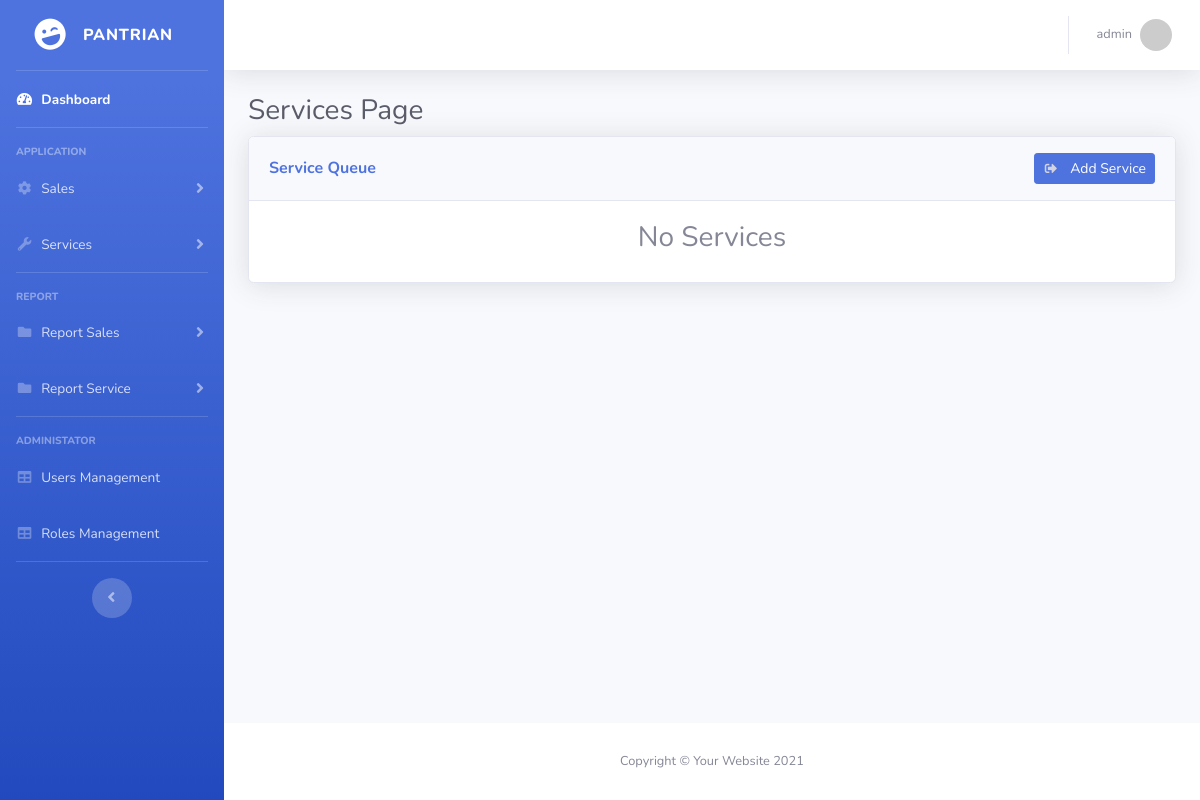
The page /pages/services.php (signed in) on the database as committed earlier.
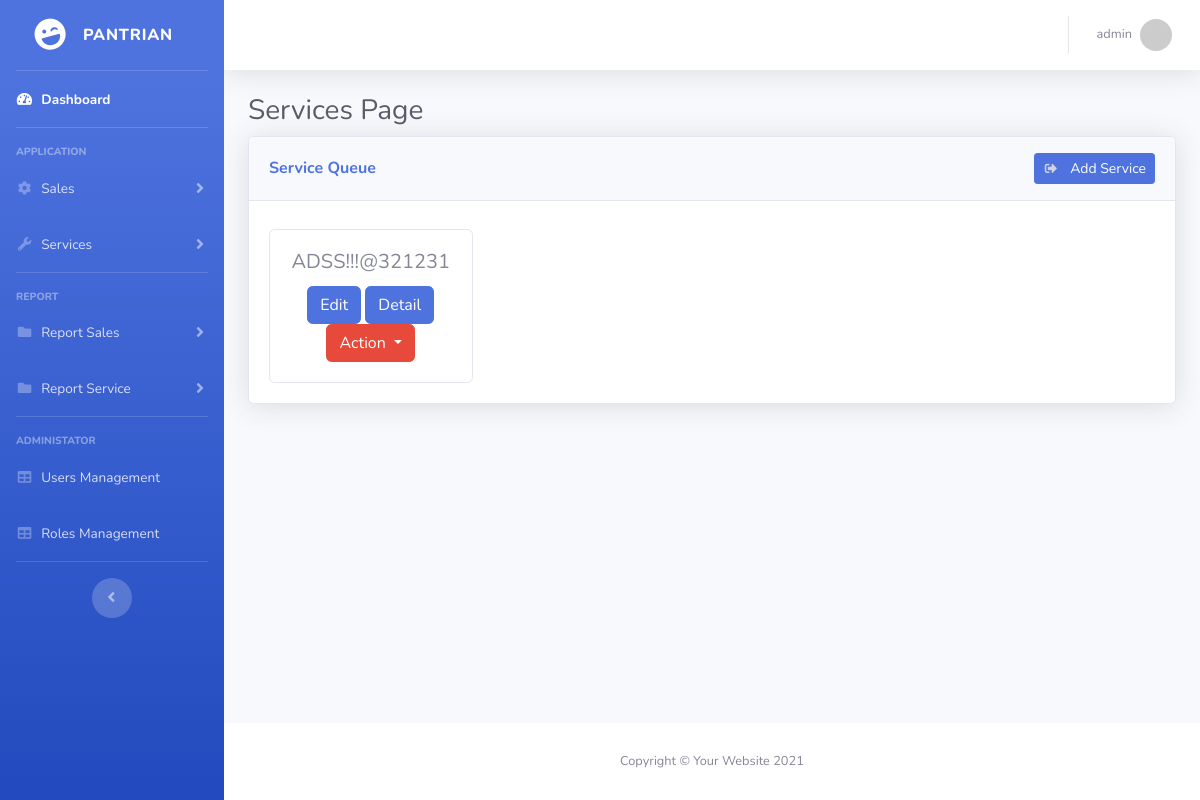
The same page on the database as committed later.
### tables this page shows
CREATE TABLE `services` (
  `id` int(11) NOT NULL,
  `nama` varchar(255) DEFAULT NULL,
  `nomerhp` varchar(20) DEFAULT NULL,
  `montor` text DEFAULT NULL,
  `user_id` int(11) DEFAULT NULL,
  `service_type` int(11) NOT NULL,
  `status` int(11) NOT NULL,
  `deskripsi` text DEFAULT NULL,
  `total` varchar(255) DEFAULT NULL,
  `codeq` text NOT NULL
);

### pages/services.php (the view, shortened to what this page needs)
<?php
    $title = "Services Page";
    require_once("../layout/header.php");
    require_once("../db.php");
    function getServices() {
        global $db;
        $sql = "SELECT * FROM services WHERE status = 0 AND service_type = 1 ORDER BY id DESC";
        $result = $db->query($sql);
        $services = [];
        if ($result->num_rows > 0) {
            while($row = $result->fetch_assoc()) {
                $services[] = $row;
            }
        }
        return $services;
    }
?>
    <div id="wrapper">
        <?php require_once("../layout/sidebar.php"); ?>
        <div id="content-wrapper" class="d-flex flex-column">
            <div id="content">
                <?php  require_once("../layout/topbar.php"); ?>
                <div class="container-fluid">
                    <h1 class="h3 mb-2 text-gray-800"><?= $title ?></h1>
                    <div class="card shadow mb-4">
                        <div class="card-header py-3 d-flex justify-content-between">
                            <h6 class="m-0 my-auto font-weight-bold text-primary ">Service Queue</h6>
                            <button class="btn btn-primary btn-sm" data-toggle="modal" data-target="#addModal">
                                <i class="fas fa-sign-out-alt fa-sm fa-fw mr-2 text-gray-400"></i>
                                Add Service
                            </button>
                        </div>
                        <div class="card-body">
                                <?php
                                    $services = getServices();
                                    if (count($services) == 0) {
                                        echo "<h3 class='text-center'>No Services</h3>";
                                    } else {
                                        echo "<div class='row'>";
                                        foreach ($services as $service) {
                                            echo '
                                            <div class="col-sm-3 mt-2">
                                                <div class="card">
                                                    <div class="card-body">
                                                        <h5 class="card-title text-center">' . $service["codeq"] . '</h5>
                                                        <div class="text-center">
                                                            <button class="btn btn-primary" id="editService"
                                                            data-id="' . $service["id"] . '
                                                            data-codeq="' . $service["codeq"] . '
                                                            data-service_type="' . $service["service_type"] . '
                                                            data-status="' . $service["status"] . '
                                                            data-nama="' . $service["nama"] . '
                                                            data-nomerhp="' . $service["nomerhp"] . '
                                                            data-montor="' . $service["montor"] . '
                                                            data-deskripsi="' . $service["deskripsi"] . '
                                                            data-total="' . $service["total"] . '"
                                                            >Edit</button>
                                                            <button class="btn btn-primary" data-toggle="modal" data-target="#detailModal"
                                                            data-id="' . $service["id"] . '
                                                            data-codeq="' . $service["codeq"] . '
                                                            data-service_type="' . $service["service_type"] . '
                                                            data-status="' . $service["status"] . '
                                                            data-nama="' . $service["nama"] . '
                                                            data-nomerhp="' . $service["nomerhp"] . '
                                                            data-montor="' . $service["montor"] . '
                                                            data-deskripsi="' . $service["deskripsi"] . '
                                                            data-total="' . $service["total"] . '"
                                                            >Detail</button>
                                                            <div class="btn-group">
                                                            <button type="button" class="btn btn-danger dropdown-toggle" data-toggle="dropdown" aria-expanded="false">
                                                                Action
                                                            </button>
                                                            </div>
                                                        </div>
                                                    </div>
                                                </div>
                                            </div>
                                            ';
                                        }
                                        echo "</div>";
                                    }
                                ?>
                        </div>
                    </div>
                </div>
            </div>
            <?php require_once("../layout/bottombar.php"); ?>
        </div>
        </div>
    <?php
        require_once("../layout/footer.php");
    ?>

### layout/header.php (shortened to what this page needs)
<!DOCTYPE html>
<html lang="en">
<head>
    <link href="../assets/vendor/fontawesome-free/css/all.min.css" rel="stylesheet" type="text/css">
    <link href="../assets/css/sb-admin-2.min.css" rel="stylesheet">
    <link href="../assets/vendor/datatables/dataTables.bootstrap4.min.css" rel="stylesheet">
</head>
<body class="bg-gradient-primary" id="page-top">

### layout/sidebar.php (shortened to what this page needs)
<ul class="navbar-nav bg-gradient-primary sidebar sidebar-dark accordion" id="accordionSidebar">
    <a class="sidebar-brand d-flex align-items-center justify-content-center" href="index.html">
        <div class="sidebar-brand-icon rotate-n-15">
            <i class="fas fa-laugh-wink"></i>
        </div>
        <div class="sidebar-brand-text mx-3">Pantrian</div>
    </a>
    <hr class="sidebar-divider my-0">
    <li class="nav-item active">
        <a class="nav-link" href="../pages/dashboard.php">
            <i class="fas fa-fw fa-tachometer-alt"></i>
            <span>Dashboard</span></a>
    </li>
    <hr class="sidebar-divider">
    <div class="sidebar-heading">
        Application
    </div>
    <li class="nav-item">
        <a class="nav-link collapsed" href="#" data-toggle="collapse" data-target="#collapseTwo"
            aria-expanded="true" aria-controls="collapseTwo">
            <i class="fas fa-fw fa-cog"></i>
            <span>Sales</span>
        </a>
    </li>
    <li class="nav-item">
        <a class="nav-link collapsed" href="#" data-toggle="collapse" data-target="#collapseUtilities"
            aria-expanded="true" aria-controls="collapseUtilities">
            <i class="fas fa-fw fa-wrench"></i>
            <span>Services</span>
        </a>
    </li>
    <hr class="sidebar-divider">
    <div class="sidebar-heading">
        Report
    </div>
    <li class="nav-item">
        <a class="nav-link collapsed" href="#" data-toggle="collapse" data-target="#collapseSales"
            aria-expanded="true" aria-controls="collapseSales">
            <i class="fas fa-fw fa-folder"></i>
            <span>Report Sales</span>
        </a>
    </li>
    <li class="nav-item">
        <a class="nav-link collapsed" href="#" data-toggle="collapse" data-target="#collapseService"
            aria-expanded="true" aria-controls="collapseService">
            <i class="fas fa-fw fa-folder"></i>
            <span>Report Service</span>
        </a>
    </li>
    <hr class="sidebar-divider">
    <div class="sidebar-heading">
        Administator
    </div>
    <li class="nav-item">
        <a class="nav-link" href="../pages/users.php">
            <i class="fas fa-fw fa-table"></i>
            <span>Users Management</span></a>
    </li>
    <li class="nav-item">
        <a class="nav-link" href="../pages/roles.php">
            <i class="fas fa-fw fa-table"></i>
            <span>Roles Management</span></a>
    </li>
    <hr class="sidebar-divider d-none d-md-block">
    <div class="text-center d-none d-md-inline">
        <button class="rounded-circle border-0" id="sidebarToggle"></button>
    </div>
</ul>

### layout/topbar.php (shortened to what this page needs)
<nav class="navbar navbar-expand navbar-light bg-white topbar mb-4 static-top shadow">
                    <ul class="navbar-nav ml-auto">
                        <li class="nav-item dropdown no-arrow">
                            <a class="nav-link dropdown-toggle" href="#" id="userDropdown" role="button"
                                data-toggle="dropdown" aria-haspopup="true" aria-expanded="false">
                                <span class="mr-2 d-none d-lg-inline text-gray-600 small"><?= $_SESSION['user']['username']?></span>
                                <img class="img-profile rounded-circle"
                                    src="https://placehold.co/123/1F2544/FFD0EC?text=<?=  substr($_SESSION['user']['username'], 0, 1) ?>&font=roboto">
                            </a>
                        </li>
                    </ul>
                </nav>

### layout/bottombar.php
<footer class="sticky-footer bg-white">
    <div class="container my-auto">
        <div class="copyright text-center my-auto">
            <span>Copyright &copy; Your Website 2021</span>
        </div>
    </div>
</footer>

### layout/footer.php (shortened to what this page needs)
</body>
</html>

Rows that differ between the two databases and show on the page:
added services: codeq "ADSS!!!@321231"
Other text that changed with them:
text no longer shown: "No Services"
